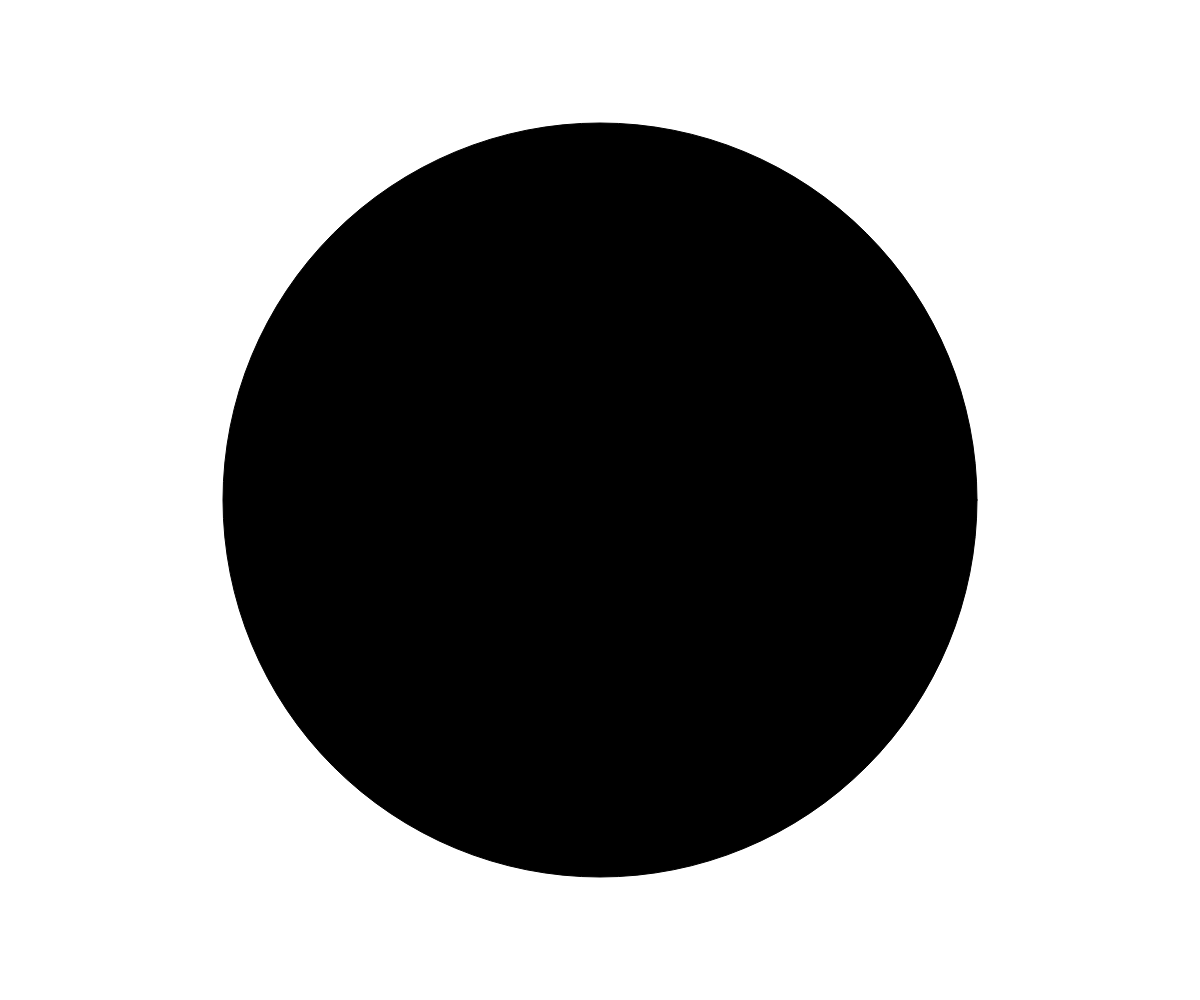
Frame 1 (no input)
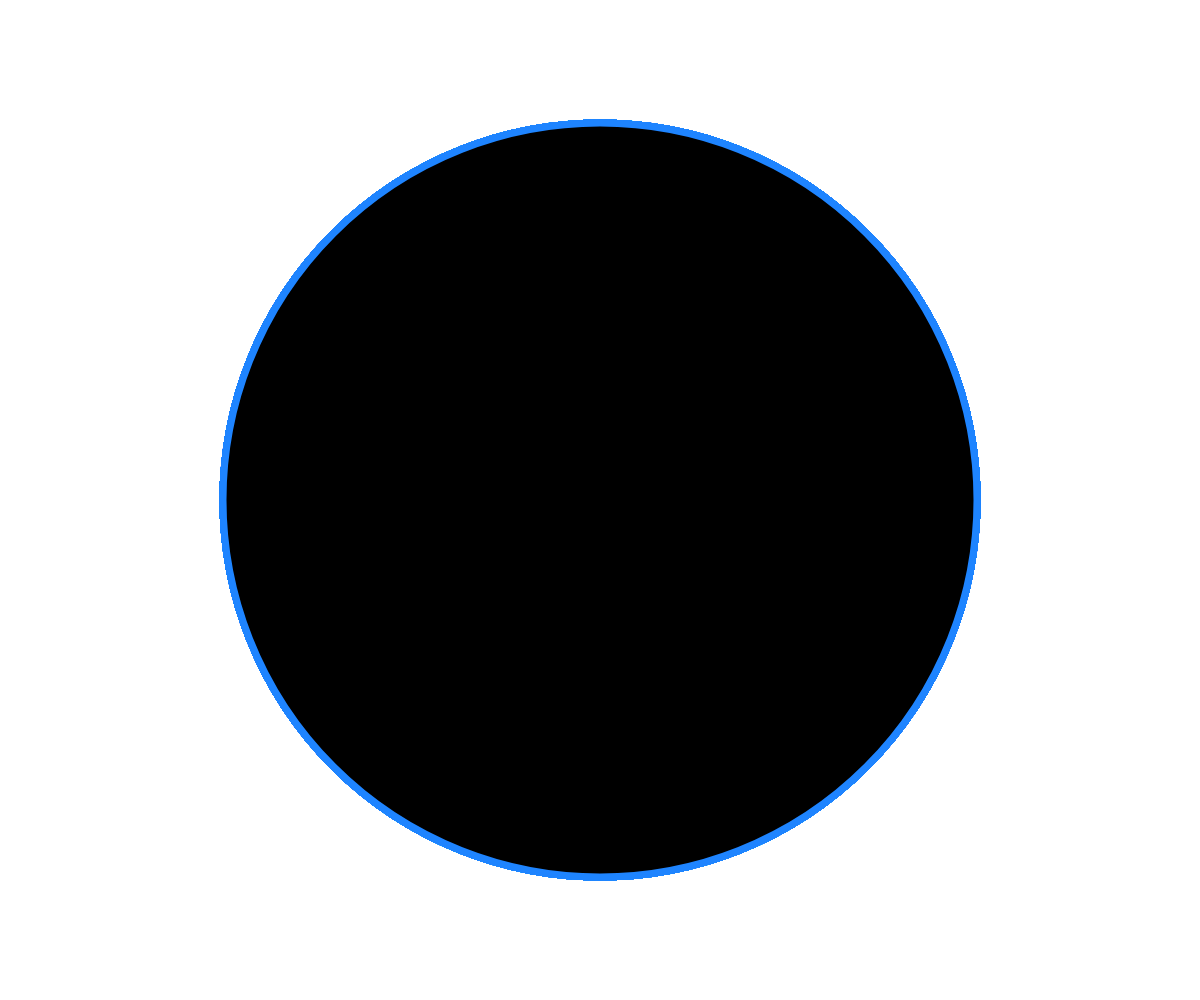
Frame 60 (no input)
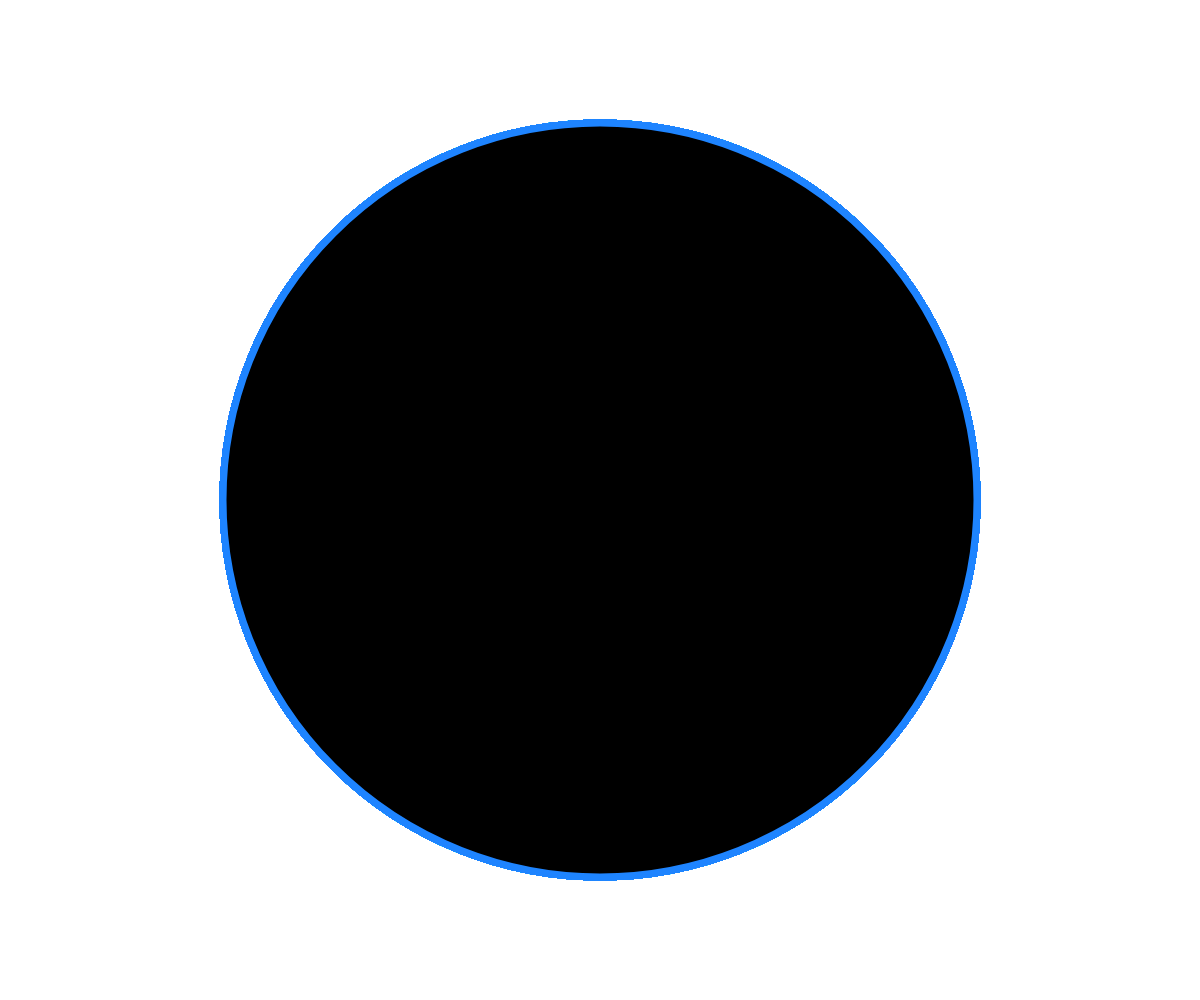
Frame 120 (the mouse pressed at the canvas centre since frame 60)

The p5.js sketch that drew these frames (run headless with seeded random() and noise() and a simulated clock; from frame 60 on, the mouse is pressed at the canvas centre):

// p5.js sketch
// ── sketch.js
let motion = false;
let ios = false;

if (typeof DeviceMotionEvent.requestPermission === 'function')
  document.body.addEventListener('click', function() {
    DeviceMotionEvent.requestPermission()
      .then(function() {
        console.log('DeviceMotionEvent enabled');
        motion = true;
        ios = true;
      })
      .catch(function(error) {
        console.warn('DeviceMotionEvent not enabled', error);
      })
  })


function setup() {
  createCanvas(windowWidth, windowHeight);
  background(255);
}

function draw() {
  fill(rotationX,rotationY,rotationZ)
 
  let zMotion = round(width / 5 * abs(radians(rotationZ) - PI))
  let yMotion = round(height / 2 + rotationX * 10)
  let xMotion = round(width / 2 + rotationY * 10)

  circle(xMotion, yMotion, zMotion)
  stroke("rgb(30,132,255)");
  strokeWeight(7);
  
}
